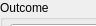
          <widget class="QWidget" name="tabOutcome">
           <property name="geometry">
            <rect>
             <x>0</x>
             <y>0</y>
             <width>96</width>
             <height>26</height>
            </rect>
           </property>
           <attribute name="label">
            <string>Outcome</string>
           </attribute>
           <widget class="QGroupBox" name="groupBoxOutcome">
            <property name="geometry">
             <rect>
              <x>0</x>
              <y>0</y>
              <width>251</width>
              <height>161</height>
             </rect>
            </property>
            <property name="title">
             <string>Outcome</string>
            </property>
            <widget class="QWidget" name="layoutWidget3">
             <property name="geometry">
              <rect>
               <x>10</x>
               <y>20</y>
               <width>231</width>
               <height>132</height>
              </rect>
             </property>
             <layout class="QGridLayout" name="gridLayout_20">
              <item row="2" column="0">
               <widget class="QLabel" name="labelOutcomeSamplePeriod">
                <property name="enabled">
                 <bool>false</bool>
                </property>
                <property name="text">
                 <string>Sample period</string>
                </property>
               </widget>
              </item>
              <item row="2" column="1">
               <widget class="QSpinBox" name="spinBoxOutcomeSamplePeriod">
                <property name="enabled">
                 <bool>false</bool>
                </property>
                <property name="minimum">
                 <number>1</number>
                </property>
                <property name="maximum">
                 <number>72000</number>
                </property>
               </widget>
              </item>
              <item row="3" column="0">
               <widget class="QLabel" name="labelOutcomeTestPeriod">
                <property name="enabled">
                 <bool>false</bool>
                </property>
                <property name="text">
                 <string>Test period</string>
                </property>
               </widget>
              </item>
              <item row="3" column="1">
               <widget class="QSpinBox" name="spinBoxOutcomeTestPeriod">
                <property name="enabled">
                 <bool>false</bool>
                </property>
                <property name="minimum">
                 <number>2</number>
                </property>
                <property name="maximum">
                 <number>72000</number>
                </property>
               </widget>
              </item>
              <item row="1" column="0">
               <widget class="QLabel" name="labelOutcomeAlpha">
                <property name="enabled">
                 <bool>false</bool>
                </property>
                <property name="text">
                 <string>Alpha</string>
                </property>
               </widget>
              </item>
              <item row="1" column="1">
               <widget class="QDoubleSpinBox" name="doubleSpinBoxOutcomeAlpha">
                <property name="enabled">
                 <bool>false</bool>
                </property>
                <property name="maximum">
                 <double>1.000000000000000</double>
                </property>
                <property name="singleStep">
                 <double>0.010000000000000</double>
                </property>
                <property name="value">
                 <double>0.050000000000000</double>
                </property>
               </widget>
              </item>
              <item row="0" column="1">
               <widget class="QComboBox" name="comboBoxOutcomeMethod"/>
              </item>
              <item row="0" column="0">
               <widget class="QComboBox" name="comboBoxOutcomeNumber"/>
              </item>
             </layout>
            </widget>
           </widget>
          </widget>
